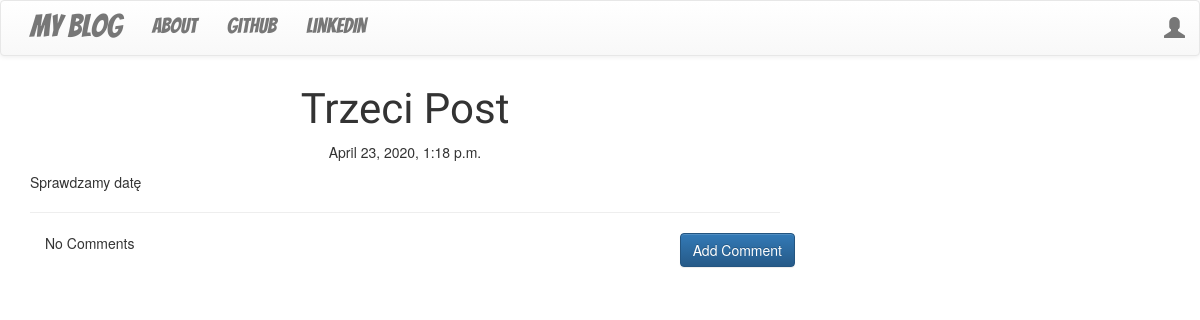
The app's page /post/4 with its own data.
### blog/models.py (models this page shows, shortened)
class Post(models.Model):
    author = models.ForeignKey('auth.User', on_delete=models.CASCADE)
    title = models.CharField(max_length=200)
    text = models.TextField()
    created_date = models.DateTimeField(default=timezone.now)
    published_date = models.DateTimeField(blank=True, null=True)

### blog/views.py (the view)
# urls.py: url(r'^post/(?P<pk>\d+)$',views.PostDetailView.as_view(),name='post_detail'),
class PostDetailView(DetailView):
    model = Post

### blog/templates/blog/post_detail.html (shortened to what this page needs)
{% extends "blog/base.html" %}
{% block content %}
    <h1 class="posttitle loader">{{ post.title }}</h1>
    {% if post.published_date %}
        <div class="date postdate">
            {{ post.published_date }}
        </div>
    {% else %}
        <a class="btn btn-default" href="{% url 'post_publish' pk=post.pk%}">Publish</a>
    {% endif %}
<p class="postcontent">{{ post.text|safe|linebreaksbr }}</p>
<hr>
<a class="btn btn-primary btn-comment" href="{% url 'add_comment_to_post' pk=post.pk %}">Add Comment</a>
<div class="container">
    {% for comment in post.comments.all %}
    <br>
    {% if user.is_authenticated or comment.approved_comment %}
        {{ comment.created_date }}
        {% if not comment.approved_comment %}
            <a class="btn btn-default" href="{%  url 'comment_remove' pk=comment.pk %}"><span class="glyphicon glyphicon-remove"></span></a>
            <a class="btn btn-default" href="{%  url 'comment_approve' pk=comment.pk %}"><span class="glyphicon glyphicon-ok"></span></a>
        {% endif %}
        <p>{{ comment.text|safe|linebreaks }}</p>
        <p>Posted By: {{ comment.author }}</p>
    {% endif %}
    {% empty %}
    <p>No Comments</p>
    {% endfor %}
</div>
{% endblock %}

### blog/static/css/blog.css (style rules this page uses)
.postdate { text-align: center; }
.posttitle { font-family: 'Lobster', sans-serif; font-size: 3em; text-align: center; }
.postcontent { font-family: 'Montserrat'; font-size: 1.5em; }
.btn-comment { position: absolute; right: 0px; }
.loader { filter:hue-rotate(0deg); color: linear-gradient(45deg,#0f8,#08f); animation:hue 5000ms infinite linear; }

### records on screen
Post: title "Trzeci Post", published_date "April 23, 2020, 1:18 p.m.", text "Sprawdzamy datę"
